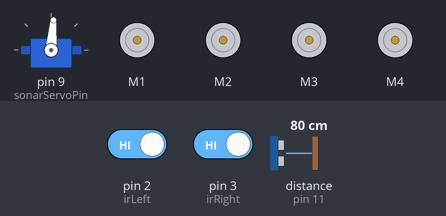
Recording of a sketch running on a simulated Arduino Uno, built with avr-gcc and run on an emulated ATmega328P. On the bench: servo, 4 × DC motor (green arrow = forward, orange = backward, longer = faster). The test bench sets the inputs (shaded band); at power-on: distance to the obstacle (sensor on pin 11) 80 cm, pin 2 (irLeft) HIGH, pin 3 (irRight) HIGH. The echo pulse lasts 58.3 µs per cm; what the sketch prints to the serial monitor is not drawn.

Above: at 1.2 s.
1.3 s: distance to the obstacle (sensor on pin 11) set to 78 cm
At 2.3 s:
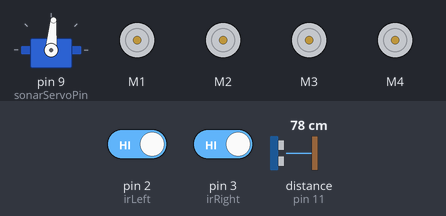
2.8 s: pin 2 (irLeft) driven LOW
At 5.4 s:
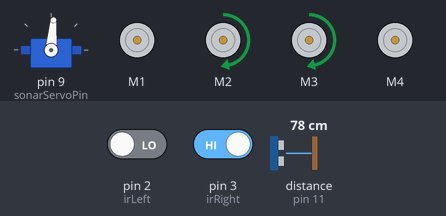
5.7 s: pin 3 (irRight) driven LOW
At 7.7 s:
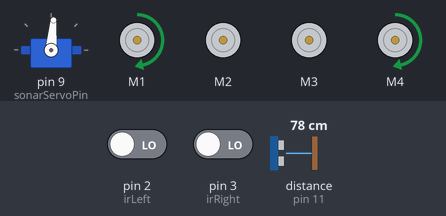
8.7 s: distance to the obstacle (sensor on pin 11) set to 2 cm
At 11.5 s:
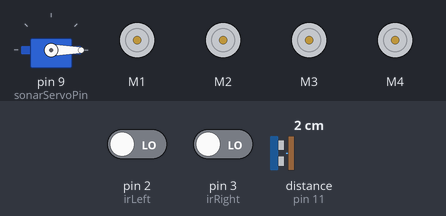
11.7 s: distance to the obstacle (sensor on pin 11) set to 120 cm
At 12.3 s:
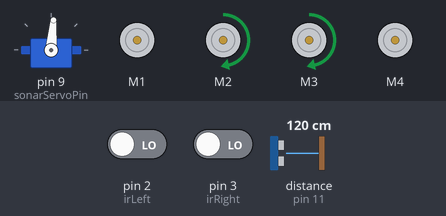
13.4 s: distance to the obstacle (sensor on pin 11) set to 4 cm
At 16.9 s:
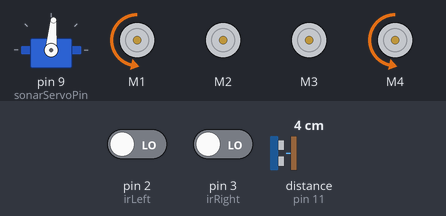
Timing chart, 0 to 17.4 s (numbered marks = the images above; inputs shaded):
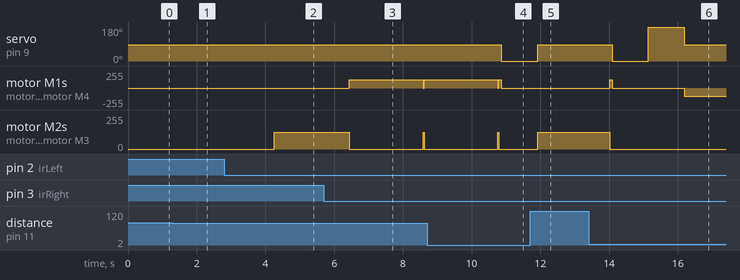

The sketch:

Mentat_Full_Control.ino
```cpp
#include <NewPing.h>
#include <Wire.h>
#include <Servo.h>
#include <Adafruit_MotorShield.h>
#include "utility/Adafruit_PWMServoDriver.h"

Adafruit_MotorShield AFMS = Adafruit_MotorShield();

Adafruit_DCMotor *myMotor1 = AFMS.getMotor(1);
Adafruit_DCMotor *myMotor2 = AFMS.getMotor(2);
Adafruit_DCMotor *myMotor3 = AFMS.getMotor(3);
Adafruit_DCMotor *myMotor4 = AFMS.getMotor(4);

Servo sonarTurret;
const int delayTime = 2000;
const int sonarServoPin = 9;

#define TRIGGER_PIN 12
#define ECHO_PIN 11
#define MAX_DISTANCE 350
NewPing sonar(TRIGGER_PIN, ECHO_PIN, MAX_DISTANCE);
unsigned int distanceRight;
unsigned int distanceLeft;


const int irLeft = 2; //infrared pin variables
const int irRight = 3;
volatile int wallLeft = 0;     //infrared read variables
volatile int wallRight = 0;

void setup()
{
  Serial.begin(9600);
  Serial.println("sonar test");
  Serial.println(sonarRead());


  pinMode (irRight, INPUT);  //IR sensor setup
  pinMode (irLeft, INPUT);


  sonarTurret.attach(sonarServoPin);  //Ultrasonic Ranging Turret Servo Set up

  AFMS.begin();              //start your engines
  myMotor1->setSpeed(125);
  myMotor1->run(FORWARD);
  myMotor1->run(RELEASE);

  myMotor2->setSpeed(125);
  myMotor2->run(FORWARD);
  myMotor2->run(RELEASE);

  myMotor3->setSpeed(125);
  myMotor3->run(FORWARD);
  myMotor3->run(RELEASE);

  myMotor4->setSpeed(125);
  myMotor4->run(FORWARD);
  myMotor4->run(RELEASE);
}                              //end motor setup

void loop(){
  turretCenter();
  sonarReadForward();
  wallRight = digitalRead(irRight);
  wallLeft = digitalRead(irLeft);
  while (sonarReadForward() > 30 && wallRight == HIGH && wallLeft == HIGH){    //default forward movement
    allForward();
  }

  if (wallLeft == LOW){
    turnRight();
    delay(30);
  }

  if (wallRight == LOW){
    turnLeft();
    delay(30);
  }

  while (sonarReadForward() < 30){
    allStop();
    distanceRight = scanRight();
    if (distanceRight > 30){
      turnRight();
      break;
    }

    distanceLeft = scanLeft();
    if (distanceLeft > 30){
      turnLeft();
      break;
    }
    else{
      reverseLeft();
      break;
    }
  }
  if(wallRight == LOW && wallLeft == LOW){
    reverseRight;
  }

}


void allForward()                //start define functions
{
  myMotor1->run(FORWARD);
  myMotor2->run(FORWARD);
  myMotor3->run(FORWARD);
  myMotor4->run(FORWARD);
}
void allStop()
{
  myMotor1->run(RELEASE);
  myMotor2->run(RELEASE);
  myMotor3->run(RELEASE);
  myMotor4->run(RELEASE);
}
void turnRight()
{
  myMotor1->run(RELEASE);
  myMotor2->run(FORWARD);
  myMotor3->run(FORWARD);
  myMotor4->run(RELEASE);
}
void turnLeft()
{
  myMotor1->run(FORWARD);
  myMotor2->run(RELEASE);
  myMotor3->run(RELEASE);
  myMotor4->run(FORWARD);
}
void reverseLeft(){
  myMotor1->run(BACKWARD);
  myMotor2->run(RELEASE);
  myMotor3->run(RELEASE);
  myMotor4->run(BACKWARD);
}
void reverseRight(){
  myMotor1->run(RELEASE);
  myMotor2->run(BACKWARD);
  myMotor3->run(BACKWARD);
  myMotor4->run(RELEASE);
}
int scanLeft(){
  unsigned int lookLeft;
  sonarTurret.write(180);
  delay(1000);
  lookLeft = sonarRead();
  return(lookLeft);
}
int scanRight(){
  unsigned int lookRight;
  sonarTurret.write(0);
  delay(1000);
  lookRight = sonarRead();
  return(lookRight);
}
void turretCenter(){
  sonarTurret.write(85);
  delay(delayTime);
}
int sonarRead(){
  delay(50);
  unsigned int distance = sonar.ping();
  return(distance / 74 / 2);
}
int sonarReadForward(){
  delay(35);
  unsigned int distance = sonar.ping();
  return(distance / 74 / 2);
}
```

Measured:
- after the input at 1.3 s, motor M1–4: stays stopped (without the input it goes to forward 125/255 after 0.84 s)
- after the input at 2.8 s, motor M2, motor M3: stopped → forward 125/255 after 1.5 s
- after the input at 5.7 s, motor M1, motor M4: stopped → forward 125/255 after 0.74 s; motor M2, motor M3: forward 125/255 → stopped after 0.74 s
- after the input at 8.7 s, servo on pin 9 (sonarServoPin): 85° → 0° after 2.2 s
- after the input at 11.7 s, motor M1, motor M4: stays stopped (without the input it goes to backward 125/255 after 1.3 s); motor M2, motor M3: stopped → forward 125/255 after 0.22 s
- after the input at 13.4 s, servo on pin 9 (sonarServoPin): 85° → 0° after 0.68 s, → 180° 1.1 s later, → 85° 1.1 s later; motor M2, motor M3: goes on until 14.0 s, then stays stopped
